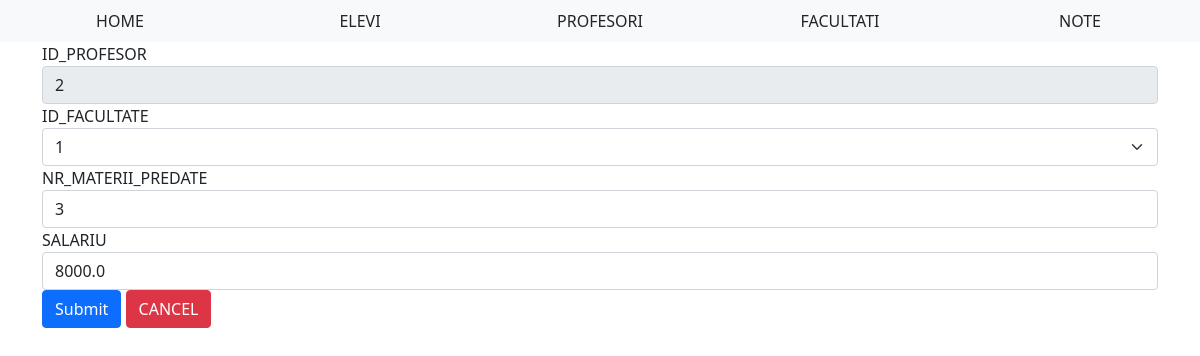
Screenshot of /modifica/profesori/2 with the database file from the repository.
### tables this page shows
CREATE TABLE PROFESORI(ID_PROFESOR INTEGER PRIMARY KEY, ID_FACULTATE INTEGER, NR_MATERII_PREDATE INTEGER, SALARIU REAL, FOREIGN KEY (ID_FACULTATE) REFERENCES FACULTATI(ID_FACULTATE));

### WebSite/routes.py (the view, shortened to what this page needs)
@app.route("/modifica/<string:tabela>/<int:id>", methods=["GET", "POST"])
def modifica(tabela: str, id: int):
    if request.method == "GET":
        try:
            id_type = get_id_type(tabela)
            numele_coloanelor, date_extrase = [], []
            posibilitati_inputuri = {}
            with sql.connect(DATABASE_NAME) as conn:
                c = conn.cursor()
                c.execute("PRAGMA foreign_keys = ON")
                c.execute(f"SELECT * FROM {tabela.upper()} WHERE {id_type} = {id}")
                date_extrase = c.fetchone()
                numele_coloanelor = [description[0] for description in c.description]
                if tabela.upper() == "ELEVI":
                    c.execute("SELECT ID_FACULTATE FROM FACULTATI")
                    posibilitati_inputuri['facultati'] = list(map(lambda x: x[0], c.fetchall()))
                    c.execute("SELECT ID_PROFESOR FROM PROFESORI")
                    posibilitati_inputuri['profesori'] = list(map(lambda x: x[0], c.fetchall()))
                if tabela.upper() == "PROFESORI":
                    c.execute("SELECT ID_FACULTATE FROM FACULTATI")
                    posibilitati_inputuri['facultati'] = list(map(lambda x: x[0], c.fetchall()))
            print(posibilitati_inputuri)
            return render_template('modificare.html', tabela=tabela, headers=numele_coloanelor,
                                   data=date_extrase, len=len(numele_coloanelor),
                                   posibilitati_inputuri=posibilitati_inputuri)
        except:
            flash("Eroare la deschiderea paginii de modificare", 'danger')
    return redirect('/')

### WebSite/__init__.py (called while the page is built)
def get_id_type(tabela: str) -> str:
    id_type = ""
    if tabela.upper() == "ELEVI":
        id_type = "NR_MATRICOL"
    elif tabela.upper() == "PROFESORI":
        id_type = "ID_PROFESOR"
    elif tabela.upper() == "FACULTATI":
        id_type = "ID_FACULTATE"
    elif tabela.upper() == "CATALOAGE":
        id_type = "NR_MATRICOL"
    return id_type

### WebSite/templates/modificare.html (shortened to what this page needs)
{% extends 'base.html' %}
{% block body %}
<div class="container">
  <form action="" method="POST">
    <div class="form-group">
      <label for="{{headers[0]}}">{{headers[0]}}</label>
      <input class="form-control" name="{{headers[0]}}" id="{{headers[0]}}" placeholder="{{data[0]}}" value="{{data[0]}}" readonly>
    </div>
      {% for i in range(1,len) %}
        {% if tabela == 'elevi' and headers[i] == 'ID_FACULTATE': %}
          <label for="{{headers[i]}}">{{headers[i]}}</label>
          <select class="form-select" name="{{headers[i]}}" >
            {% for posibilitate in posibilitati_inputuri['facultati'] %}
              <option value="{{posibilitate}}">{{posibilitate}}</option>
            {% endfor %}
          </select>
        {% elif tabela == 'profesori' and headers[i] == 'ID_FACULTATE': %}
          <label for="{{headers[i]}}">{{headers[i]}}</label>
          <select class="form-select" name="{{headers[i]}}" >
            {% for posibilitate in posibilitati_inputuri['facultati'] %}
              <option value="{{posibilitate}}">{{posibilitate}}</option>
            {% endfor %}
          </select>
        {% else %}
          <div class="form-group">
              <label for="{{headers[i]}}">{{headers[i]}}</label>
              <input type="text" class="form-control" id="{{headers[i]}}" name="{{headers[i]}}" placeholder="{{data[i]}}" value="{{data[i]}}">
          </div>
        {% endif %}
      {% endfor %}
      <button type="submit" class="btn btn-primary">Submit</button>
      <a href="/" class="btn btn-danger">CANCEL</a>
  </form>
</div>
{% endblock %}

### rows the page displays
PROFESORI: ID_PROFESOR "2", NR_MATERII_PREDATE "3" "8000.0"

### other values shown
{{ headers[0] }} "ID_PROFESOR"
{{ headers[i] }} "ID_FACULTATE"
{{ headers[i] }} "NR_MATERII_PREDATE" "SALARIU"
form field ID_FACULTATE "1"
